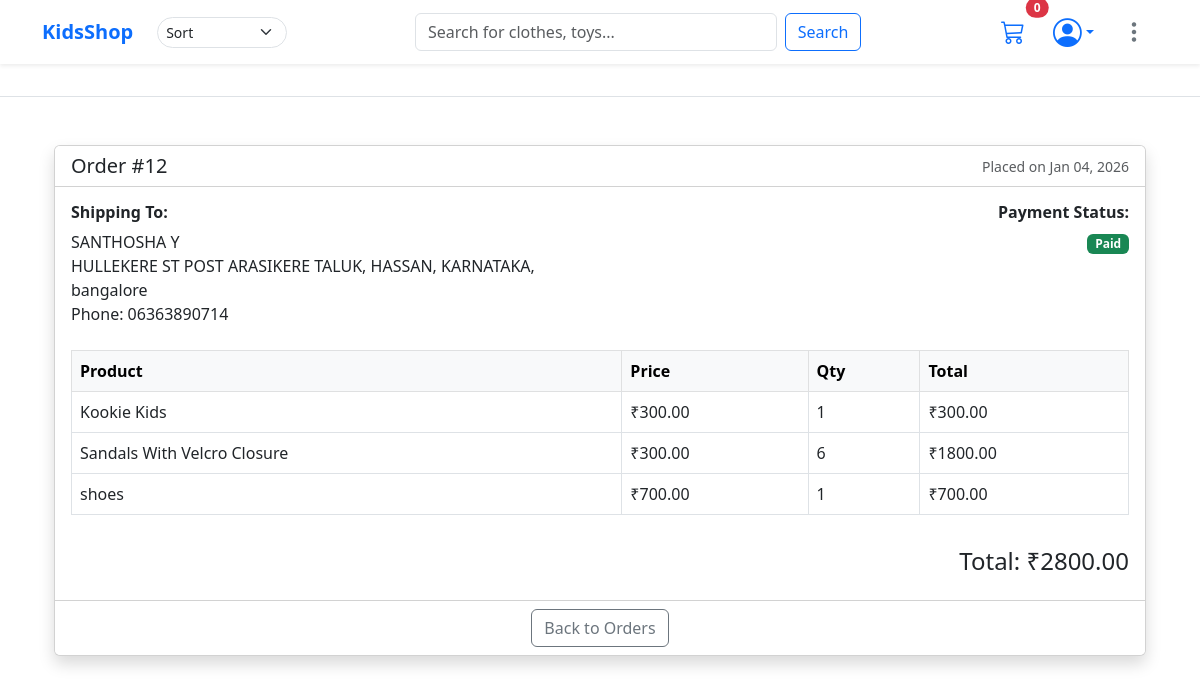
The page /orders/view/12/ (signed in) on the database its author committed.
### store/models.py (models this page shows, shortened)
class Order(models.Model):
    user = models.ForeignKey(User, on_delete=models.CASCADE)
    full_name = models.CharField(max_length=100)
    address = models.TextField()
    city = models.CharField(max_length=100)
    phone = models.CharField(max_length=20)
    created_at = models.DateTimeField(auto_now_add=True)
    state = models.CharField(max_length=50, blank=True)
    total_price = models.DecimalField(max_digits=10, decimal_places=2)

class OrderItem(models.Model):
    order = models.ForeignKey(Order, on_delete=models.CASCADE)
    product = models.ForeignKey(Product, on_delete=models.CASCADE)
    price = models.DecimalField(max_digits=10, decimal_places=2)
    quantity = models.IntegerField()
    def total(self):
        return self.price * self.quantity

class Product(models.Model):
    category = models.ForeignKey(Category, on_delete=models.CASCADE, null=True, blank=True)
    name = models.CharField(max_length=200)
    price = models.DecimalField(max_digits=10, decimal_places=2)
    image = models.ImageField(upload_to='products/')
    description = models.TextField(blank=True)
    in_stock = models.BooleanField(default=True)
    created = models.DateTimeField(auto_now_add=True)

### store/views.py (the view)
# urls.py: path('orders/view/<int:order_id>/', store_views.order_detail, name='order_detail'),
@login_required
def order_detail(request, order_id):
    order = get_object_or_404(Order, id=order_id, user=request.user)
    order_items = OrderItem.objects.filter(order=order)
    return render(request, 'order_detail.html', {'order': order, 'order_items': order_items})

### store/context_processors.py (called while the page is built)
def counter(request):
    cart_count = 0
    if 'admin' in request.path:
        return {}
    else:
        try:
            cart = Cart.objects.filter(cart_id=_cart_id(request))
            if request.user.is_authenticated:
                cart_items = CartItem.objects.all().filter(cart=cart[:1])
            else:
                cart_items = CartItem.objects.all().filter(cart=cart[:1])
            for cart_item in cart_items:
                cart_count += cart_item.quantity
        except Cart.DoesNotExist:
            cart_count = 0
    return dict(cart_count=cart_count)

### store/views.py (called while the page is built)
def _cart_id(request):
    cart = request.session.session_key
    if not cart:
        cart = request.session.create()
    return cart

### templates/order_detail.html
{% extends 'base.html' %}
{% block content %}
<div class="container mt-5">
    <div class="card shadow">
        <div class="card-header bg-white d-flex justify-content-between align-items-center">
            <h5 class="mb-0">Order #{{ order.id }}</h5>
            <small class="text-muted">Placed on {{ order.created_at|date:"M d, Y" }}</small>
        </div>
        <div class="card-body">
            <div class="row mb-4">
                <div class="col-md-6">
                    <h6 class="fw-bold">Shipping To:</h6>
                    <p class="mb-0">{{ order.full_name }}</p>
                    <p class="mb-0">{{ order.address }}, {{ order.city }}</p>
                    <p class="mb-0">Phone: {{ order.phone }}</p>
                </div>
                <div class="col-md-6 text-md-end">
                    <h6 class="fw-bold">Payment Status:</h6>
                    <span class="badge bg-success">Paid</span>
                </div>
            </div>
            <div class="table-responsive">
                <table class="table table-bordered">
                    <thead class="table-light">
                        <tr>
                            <th>Product</th>
                            <th>Price</th>
                            <th>Qty</th>
                            <th>Total</th>
                        </tr>
                    </thead>
                    <tbody>
                        {% for item in order_items %}
                        <tr>
                            <td>{{ item.product.name }}</td>
                            <td>₹{{ item.price }}</td>
                            <td>{{ item.quantity }}</td>
                            <td>₹{{ item.total }}</td>
                        </tr>
                        {% endfor %}
                    </tbody>
                </table>
            </div>
            <div class="text-end mt-3">
                <h4>Total: ₹{{ order.total_price }}</h4>
            </div>
        </div>
        <div class="card-footer bg-white text-center">
            <a href="{% url 'profile' %}" class="btn btn-outline-secondary">Back to Orders</a>
        </div>
    </div>
</div>
{% endblock %}

### rows shown on the page
Order: id "12", created_at "Jan 04, 2026", full_name "SANTHOSHA Y", address "HULLEKERE ST POST ARASIKERE TALUK, HASSAN, KARNATAKA", city "bangalore", phone "06363890714", total_price "2800.00"
OrderItem: product.name "Kookie Kids", price "300.00", quantity "1", total "300.00"
OrderItem: product.name "Sandals With Velcro Closure", price "300.00", quantity "6", total "1800.00"
OrderItem: product.name "shoes", price "700.00", quantity "1", total "700.00"

### other values the page prints
{{ cart_count }} "0"
